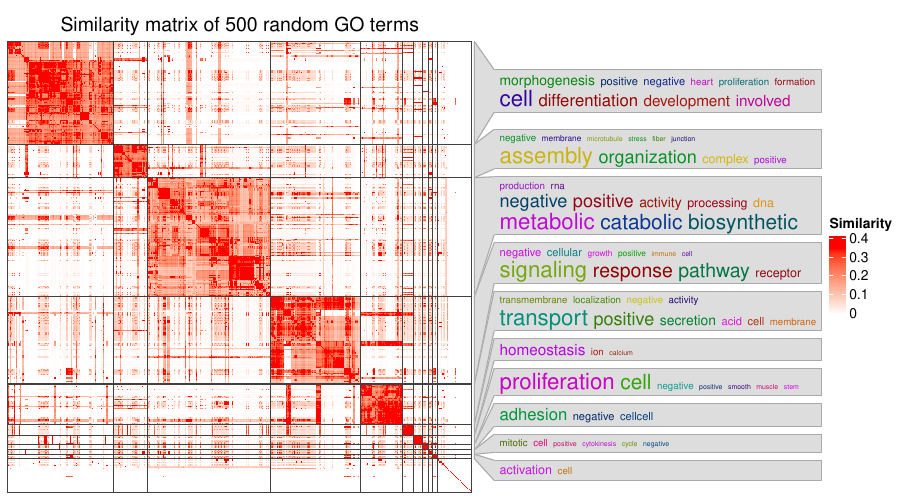

Write the R code that produced this figure.
setwd("~/manuscript/simplifyEnrichment")

library(simplifyEnrichment)

set.seed(888)
go_id = random_GO(500)
mat = GO_similarity(go_id)
cl = binary_cut(mat)

pdf("figure3.pdf", width = 9, height = 5)
ht_clusters(mat, cl, column_title = "Similarity matrix of 500 random GO terms",
	exclude_words = c("process", "regulation"), use_raster = FALSE)
dev.off()
